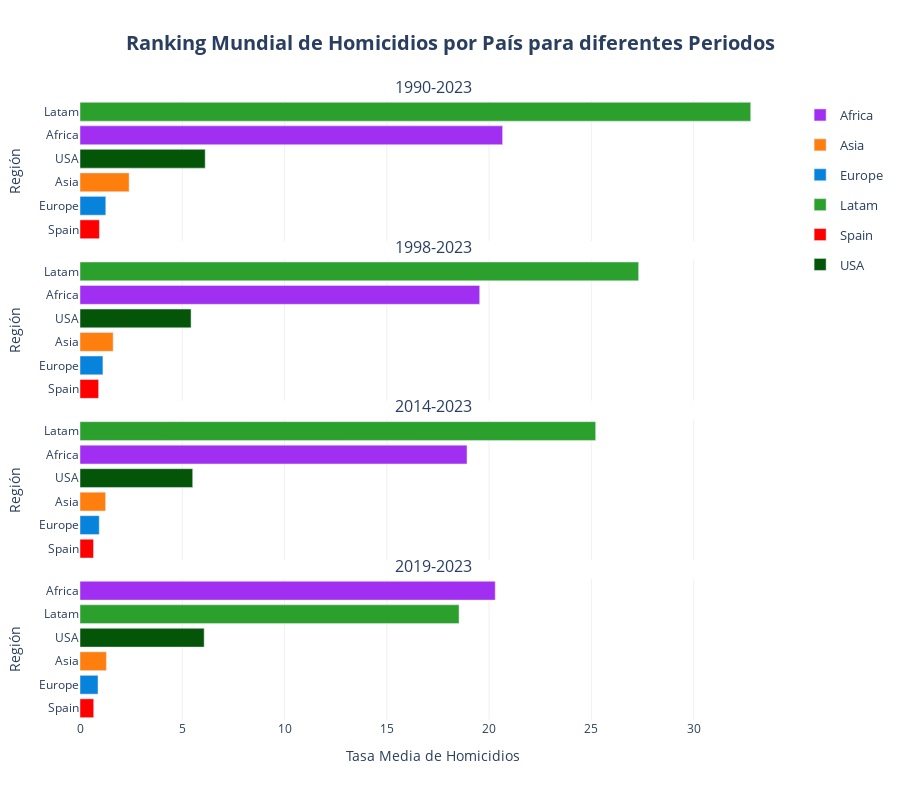

Notebook cell for this chart:
### Code cell
barplot(
    df = df_ranking_combined['region'], 
    x='mean_homicides_rate', 
    y='Region_2', 
    height=800,
    orientation='h', 
    color='Region_2',
    facet_col='Periodo',
    cols_wrap=1, 
    barmode='relative',
    vertical_spacing = 0.03,
    color_discrete_map=COLOR_MAP['Region_2'], 
    hover_data=HOVER_DATA['ranking_region'], 
    labels=LABELS['ranking'],
    hovertemplate=HOVER_TEMPLATES['ranking_region'],
    title=f"Ranking Mundial de Homicidios por País para diferentes Periodos",
    plot_save_path=os.path.join(PROJECT_PATH, 'plots', PLOT_FILENAME['ranking_region']), 
    show=True
    )

### Figure 1 — Plotly figure (JSON) as saved in the notebook; plotly's stock layout.template omitted (floating-point values rounded to 4 significant figures)
{"data": [{"cliponaxis": false, "hovertemplate": "<b style='font-size: 14px'>%{y}</b><br><br><b>Tasa Media de Homicidios:</b> %{x:.2f}<br><extra></extra>", "legendgroup": "Africa", "marker": {"color": "#a02ff1", "pattern": {"shape": ""}}, "name": "Africa", "orientation": "h", "showlegend": true, "textangle": 0, "textfont": {"size": 12}, "textposition": "outside", "type": "bar", "x": [20.66], "xaxis": "x", "y": ["Africa"], "yaxis": "y"}, {"cliponaxis": false, "hovertemplate": "<b style='font-size: 14px'>%{y}</b><br><br><b>Tasa Media de Homicidios:</b> %{x:.2f}<br><extra></extra>", "legendgroup": "Asia", "marker": {"color": "#ff7f0e", "pattern": {"shape": ""}}, "name": "Asia", "orientation": "h", "showlegend": true, "textangle": 0, "textfont": {"size": 12}, "textposition": "outside", "type": "bar", "x": [2.4], "xaxis": "x", "y": ["Asia"], "yaxis": "y"}, {"cliponaxis": false, "hovertemplate": "<b style='font-size: 14px'>%{y}</b><br><br><b>Tasa Media de Homicidios:</b> %{x:.2f}<br><extra></extra>", "legendgroup": "Europe", "marker": {"color": "#0883db", "pattern": {"shape": ""}}, "name": "Europe", "orientation": "h", "showlegend": true, "textangle": 0, "textfont": {"size": 12}, "textposition": "outside", "type": "bar", "x": [1.26], "xaxis": "x", "y": ["Europe"], "yaxis": "y"}, {"cliponaxis": false, "hovertemplate": "<b style='font-size: 14px'>%{y}</b><br><br><b>Tasa Media de Homicidios:</b> %{x:.2f}<br><extra></extra>", "legendgroup": "Latam", "marker": {"color": "#2ca02c", "pattern": {"shape": ""}}, "name": "Latam", "orientation": "h", "showlegend": true, "textangle": 0, "textfont": {"size": 12}, "textposition": "outside", "type": "bar", "x": [32.79], "xaxis": "x", "y": ["Latam"], "yaxis": "y"}, {"cliponaxis": false, "hovertemplate": "<b style='font-size: 14px'>%{y}</b><br><br><b>Tasa Media de Homicidios:</b> %{x:.2f}<br><extra></extra>", "legendgroup": "Spain", "marker": {"color": "#FF0000", "pattern": {"shape": ""}}, "name": "Spain", "orientation": "h", "showlegend": true, "textangle": 0, "textfont": {"size": 12}, "textposition": "outside", "type": "bar", "x": [0.95], "xaxis": "x", "y": ["Spain"], "yaxis": "y"}, {"cliponaxis": false, "hovertemplate": "<b style='font-size: 14px'>%{y}</b><br><br><b>Tasa Media de Homicidios:</b> %{x:.2f}<br><extra></extra>", "legendgroup": "USA", "marker": {"color": "#055509", "pattern": {"shape": ""}}, "name": "USA", "orientation": "h", "showlegend": true, "textangle": 0, "textfont": {"size": 12}, "textposition": "outside", "type": "bar", "x": [6.12], "xaxis": "x", "y": ["USA"], "yaxis": "y"}, {"cliponaxis": false, "hovertemplate": "<b style='font-size: 14px'>%{y}</b><br><br><b>Tasa Media de Homicidios:</b> %{x:.2f}<br><extra></extra>", "legendgroup": "Africa", "marker": {"color": "#a02ff1", "pattern": {"shape": ""}}, "name": "Africa", "orientation": "h", "showlegend": false, "textangle": 0, "textfont": {"size": 12}, "textposition": "outside", "type": "bar", "x": [19.54], "xaxis": "x2", "y": ["Africa"], "yaxis": "y2"}, {"cliponaxis": false, "hovertemplate": "<b style='font-size: 14px'>%{y}</b><br><br><b>Tasa Media de Homicidios:</b> %{x:.2f}<br><extra></extra>", "legendgroup": "Asia", "marker": {"color": "#ff7f0e", "pattern": {"shape": ""}}, "name": "Asia", "orientation": "h", "showlegend": false, "textangle": 0, "textfont": {"size": 12}, "textposition": "outside", "type": "bar", "x": [1.62], "xaxis": "x2", "y": ["Asia"], "yaxis": "y2"}, {"cliponaxis": false, "hovertemplate": "<b style='font-size: 14px'>%{y}</b><br><br><b>Tasa Media de Homicidios:</b> %{x:.2f}<br><extra></extra>", "legendgroup": "Europe", "marker": {"color": "#0883db", "pattern": {"shape": ""}}, "name": "Europe", "orientation": "h", "showlegend": false, "textangle": 0, "textfont": {"size": 12}, "textposition": "outside", "type": "bar", "x": [1.12], "xaxis": "x2", "y": ["Europe"], "yaxis": "y2"}, {"cliponaxis": false, "hovertemplate": "<b style='font-size: 14px'>%{y}</b><br><br><b>Tasa Media de Homicidios:</b> %{x:.2f}<br><extra></extra>", "legendgroup": "Latam", "marker": {"color": "#2ca02c", "pattern": {"shape": ""}}, "name": "Latam", "orientation": "h", "showlegend": false, "textangle": 0, "textfont": {"size": 12}, "textposition": "outside", "type": "bar", "x": [27.31], "xaxis": "x2", "y": ["Latam"], "yaxis": "y2"}, {"cliponaxis": false, "hovertemplate": "<b style='font-size: 14px'>%{y}</b><br><br><b>Tasa Media de Homicidios:</b> %{x:.2f}<br><extra></extra>", "legendgroup": "Spain", "marker": {"color": "#FF0000", "pattern": {"shape": ""}}, "name": "Spain", "orientation": "h", "showlegend": false, "textangle": 0, "textfont": {"size": 12}, "textposition": "outside", "type": "bar", "x": [0.91], "xaxis": "x2", "y": ["Spain"], "yaxis": "y2"}, {"cliponaxis": false, "hovertemplate": "<b style='font-size: 14px'>%{y}</b><br><br><b>Tasa Media de Homicidios:</b> %{x:.2f}<br><extra></extra>", "legendgroup": "USA", "marker": {"color": "#055509", "pattern": {"shape": ""}}, "name": "USA", "orientation": "h", "showlegend": false, "textangle": 0, "textfont": {"size": 12}, "textposition": "outside", "type": "bar", "x": [5.43], "xaxis": "x2", "y": ["USA"], "yaxis": "y2"}, {"cliponaxis": false, "hovertemplate": "<b style='font-size: 14px'>%{y}</b><br><br><b>Tasa Media de Homicidios:</b> %{x:.2f}<br><extra></extra>", "legendgroup": "Africa", "marker": {"color": "#a02ff1", "pattern": {"shape": ""}}, "name": "Africa", "orientation": "h", "showlegend": false, "textangle": 0, "textfont": {"size": 12}, "textposition": "outside", "type": "bar", "x": [18.92], "xaxis": "x3", "y": ["Africa"], "yaxis": "y3"}, {"cliponaxis": false, "hovertemplate": "<b style='font-size: 14px'>%{y}</b><br><br><b>Tasa Media de Homicidios:</b> %{x:.2f}<br><extra></extra>", "legendgroup": "Asia", "marker": {"color": "#ff7f0e", "pattern": {"shape": ""}}, "name": "Asia", "orientation": "h", "showlegend": false, "textangle": 0, "textfont": {"size": 12}, "textposition": "outside", "type": "bar", "x": [1.25], "xaxis": "x3", "y": ["Asia"], "yaxis": "y3"}, {"cliponaxis": false, "hovertemplate": "<b style='font-size: 14px'>%{y}</b><br><br><b>Tasa Media de Homicidios:</b> %{x:.2f}<br><extra></extra>", "legendgroup": "Europe", "marker": {"color": "#0883db", "pattern": {"shape": ""}}, "name": "Europe", "orientation": "h", "showlegend": false, "textangle": 0, "textfont": {"size": 12}, "textposition": "outside", "type": "bar", "x": [0.94], "xaxis": "x3", "y": ["Europe"], "yaxis": "y3"}, {"cliponaxis": false, "hovertemplate": "<b style='font-size: 14px'>%{y}</b><br><br><b>Tasa Media de Homicidios:</b> %{x:.2f}<br><extra></extra>", "legendgroup": "Latam", "marker": {"color": "#2ca02c", "pattern": {"shape": ""}}, "name": "Latam", "orientation": "h", "showlegend": false, "textangle": 0, "textfont": {"size": 12}, "textposition": "outside", "type": "bar", "x": [25.21], "xaxis": "x3", "y": ["Latam"], "yaxis": "y3"}, {"cliponaxis": false, "hovertemplate": "<b style='font-size: 14px'>%{y}</b><br><br><b>Tasa Media de Homicidios:</b> %{x:.2f}<br><extra></extra>", "legendgroup": "Spain", "marker": {"color": "#FF0000", "pattern": {"shape": ""}}, "name": "Spain", "orientation": "h", "showlegend": false, "textangle": 0, "textfont": {"size": 12}, "textposition": "outside", "type": "bar", "x": [0.66], "xaxis": "x3", "y": ["Spain"], "yaxis": "y3"}, {"cliponaxis": false, "hovertemplate": "<b style='font-size: 14px'>%{y}</b><br><br><b>Tasa Media de Homicidios:</b> %{x:.2f}<br><extra></extra>", "legendgroup": "USA", "marker": {"color": "#055509", "pattern": {"shape": ""}}, "name": "USA", "orientation": "h", "showlegend": false, "textangle": 0, "textfont": {"size": 12}, "textposition": "outside", "type": "bar", "x": [5.51], "xaxis": "x3", "y": ["USA"], "yaxis": "y3"}, {"cliponaxis": false, "hovertemplate": "<b style='font-size: 14px'>%{y}</b><br><br><b>Tasa Media de Homicidios:</b> %{x:.2f}<br><extra></extra>", "legendgroup": "Africa", "marker": {"color": "#a02ff1", "pattern": {"shape": ""}}, "name": "Africa", "orientation": "h", "showlegend": false, "textangle": 0, "textfont": {"size": 12}, "textposition": "outside", "type": "bar", "x": [20.3], "xaxis": "x4", "y": ["Africa"], "yaxis": "y4"}, {"cliponaxis": false, "hovertemplate": "<b style='font-size: 14px'>%{y}</b><br><br><b>Tasa Media de Homicidios:</b> %{x:.2f}<br><extra></extra>", "legendgroup": "Asia", "marker": {"color": "#ff7f0e", "pattern": {"shape": ""}}, "name": "Asia", "orientation": "h", "showlegend": false, "textangle": 0, "textfont": {"size": 12}, "textposition": "outside", "type": "bar", "x": [1.29], "xaxis": "x4", "y": ["Asia"], "yaxis": "y4"}, {"cliponaxis": false, "hovertemplate": "<b style='font-size: 14px'>%{y}</b><br><br><b>Tasa Media de Homicidios:</b> %{x:.2f}<br><extra></extra>", "legendgroup": "Europe", "marker": {"color": "#0883db", "pattern": {"shape": ""}}, "name": "Europe", "orientation": "h", "showlegend": false, "textangle": 0, "textfont": {"size": 12}, "textposition": "outside", "type": "bar", "x": [0.88], "xaxis": "x4", "y": ["Europe"], "yaxis": "y4"}, {"cliponaxis": false, "hovertemplate": "<b style='font-size: 14px'>%{y}</b><br><br><b>Tasa Media de Homicidios:</b> %{x:.2f}<br><extra></extra>", "legendgroup": "Latam", "marker": {"color": "#2ca02c", "pattern": {"shape": ""}}, "name": "Latam", "orientation": "h", "showlegend": false, "textangle": 0, "textfont": {"size": 12}, "textposition": "outside", "type": "bar", "x": [18.53], "xaxis": "x4", "y": ["Latam"], "yaxis": "y4"}, {"cliponaxis": false, "hovertemplate": "<b style='font-size: 14px'>%{y}</b><br><br><b>Tasa Media de Homicidios:</b> %{x:.2f}<br><extra></extra>", "legendgroup": "Spain", "marker": {"color": "#FF0000", "pattern": {"shape": ""}}, "name": "Spain", "orientation": "h", "showlegend": false, "textangle": 0, "textfont": {"size": 12}, "textposition": "outside", "type": "bar", "x": [0.67], "xaxis": "x4", "y": ["Spain"], "yaxis": "y4"}, {"cliponaxis": false, "hovertemplate": "<b style='font-size: 14px'>%{y}</b><br><br><b>Tasa Media de Homicidios:</b> %{x:.2f}<br><extra></extra>", "legendgroup": "USA", "marker": {"color": "#055509", "pattern": {"shape": ""}}, "name": "USA", "orientation": "h", "showlegend": false, "textangle": 0, "textfont": {"size": 12}, "textposition": "outside", "type": "bar", "x": [6.07], "xaxis": "x4", "y": ["USA"], "yaxis": "y4"}], "layout": {"annotations": [{"font": {"size": 16}, "showarrow": false, "text": "1990-2023", "x": 0.5, "xanchor": "center", "xref": "paper", "y": 1, "yanchor": "bottom", "yref": "paper"}, {"font": {"size": 16}, "showarrow": false, "text": "1998-2023", "x": 0.5, "xanchor": "center", "xref": "paper", "y": 0.7425, "yanchor": "bottom", "yref": "paper"}, {"font": {"size": 16}, "showarrow": false, "text": "2014-2023", "x": 0.5, "xanchor": "center", "xref": "paper", "y": 0.485, "yanchor": "bottom", "yref": "paper"}, {"font": {"size": 16}, "showarrow": false, "text": "2019-2023", "x": 0.5, "xanchor": "center", "xref": "paper", "y": 0.2275, "yanchor": "bottom", "yref": "paper"}], "barmode": "relative", "height": 800, "legend": {"font": {"size": 13}, "title": {"font": {"size": 15}}}, "plot_bgcolor": "white", "title": {"font": {"size": 20}, "text": "<b>Ranking Mundial de Homicidios por País para diferentes Periodos</b>", "x": 0.5, "xanchor": "center"}, "xaxis": {"anchor": "y", "domain": [0, 1], "gridcolor": "#f0f0f0", "matches": "x4", "showgrid": true, "showticklabels": false, "tickfont": {"size": 12}, "title": {"font": {"size": 14}}}, "xaxis2": {"anchor": "y2", "domain": [0, 1], "gridcolor": "#f0f0f0", "matches": "x4", "showgrid": true, "showticklabels": false, "tickfont": {"size": 12}, "title": {"font": {"size": 14}}}, "xaxis3": {"anchor": "y3", "domain": [0, 1], "gridcolor": "#f0f0f0", "matches": "x4", "showgrid": true, "showticklabels": false, "tickfont": {"size": 12}, "title": {"font": {"size": 14}}}, "xaxis4": {"anchor": "y4", "domain": [0, 1], "gridcolor": "#f0f0f0", "showgrid": true, "tickfont": {"size": 12}, "title": {"font": {"size": 14}, "text": "Tasa Media de Homicidios"}}, "yaxis": {"anchor": "x", "automargin": true, "categoryarray": ["Spain", "Europe", "Asia", "USA", "Africa", "Latam"], "categoryorder": "array", "domain": [0.7725, 1], "showgrid": false, "tickfont": {"size": 12}, "tickmode": "array", "ticktext": ["Spain", "Europe", "Asia", "USA", "Africa", "Latam"], "tickvals": ["Spain", "Europe", "Asia", "USA", "Africa", "Latam"], "title": {"font": {"size": 14}, "text": "Región"}, "type": "category"}, "yaxis2": {"anchor": "x2", "automargin": true, "categoryarray": ["Spain", "Europe", "Asia", "USA", "Africa", "Latam"], "categoryorder": "array", "domain": [0.515, 0.7425], "showgrid": false, "tickfont": {"size": 12}, "tickmode": "array", "ticktext": ["Spain", "Europe", "Asia", "USA", "Africa", "Latam"], "tickvals": ["Spain", "Europe", "Asia", "USA", "Africa", "Latam"], "title": {"font": {"size": 14}, "text": "Región"}, "type": "category"}, "yaxis3": {"anchor": "x3", "automargin": true, "categoryarray": ["Spain", "Europe", "Asia", "USA", "Africa", "Latam"], "categoryorder": "array", "domain": [0.2575, 0.485], "showgrid": false, "tickfont": {"size": 12}, "tickmode": "array", "ticktext": ["Spain", "Europe", "Asia", "USA", "Africa", "Latam"], "tickvals": ["Spain", "Europe", "Asia", "USA", "Africa", "Latam"], "title": {"font": {"size": 14}, "text": "Región"}, "type": "category"}, "yaxis4": {"anchor": "x4", "automargin": true, "categoryarray": ["Spain", "Europe", "Asia", "USA", "Latam", "Africa"], "categoryorder": "array", "domain": [0, 0.2275], "showgrid": false, "tickfont": {"size": 12}, "tickmode": "array", "ticktext": ["Spain", "Europe", "Asia", "USA", "Latam", "Africa"], "tickvals": ["Spain", "Europe", "Asia", "USA", "Latam", "Africa"], "title": {"font": {"size": 14}, "text": "Región"}, "type": "category"}}}
